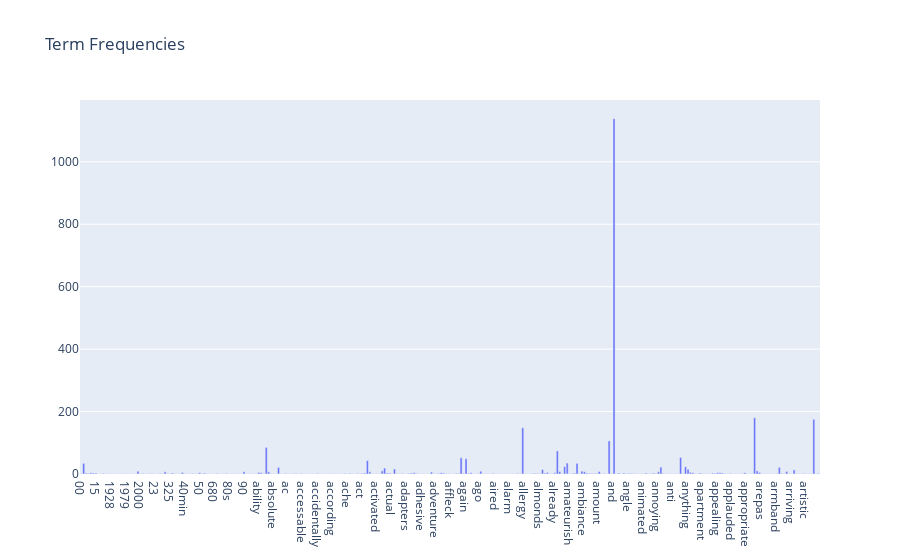

The cell this chart's notebook holds for it:
### Code cell
# Answer here

import plotly as py
import plotly.graph_objs as go
from plotly.offline import init_notebook_mode, iplot
init_notebook_mode(connected=True)
#for i in term_frequencies:
    
# Trace
trace_basic = [go.Bar(
            x = count_vect.get_feature_names()[:300],
            y = term_frequencies[:300],
        )]
# Layout
layout_basic = go.Layout(title='Term Frequencies')
# Figure    
figure_basic = go.Figure(data = trace_basic, layout = layout_basic)
# Plot
iplot(figure_basic)

### Figure 1 — Plotly figure (JSON) as saved in the notebook; plotly's stock layout.template omitted (floating-point values rounded to 4 significant figures; data arrays with more than 128 entries replaced by an {"elided": "..."} marker saying what was removed)
{"data": [{"type": "bar", "x": {"elided": "300 str values"}, "y": {"elided": "300 int values"}}], "layout": {"title": {"text": "Term Frequencies"}}}
